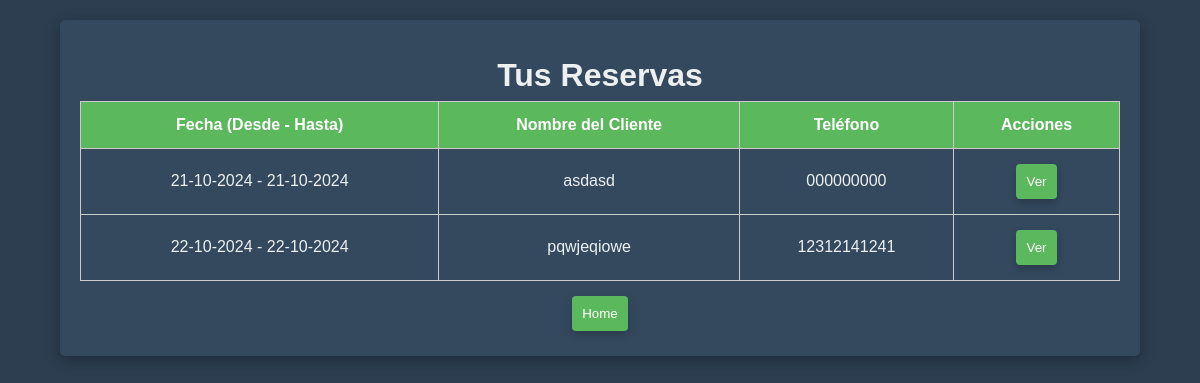
The page /ver_reservas (signed in) on the database as committed earlier.
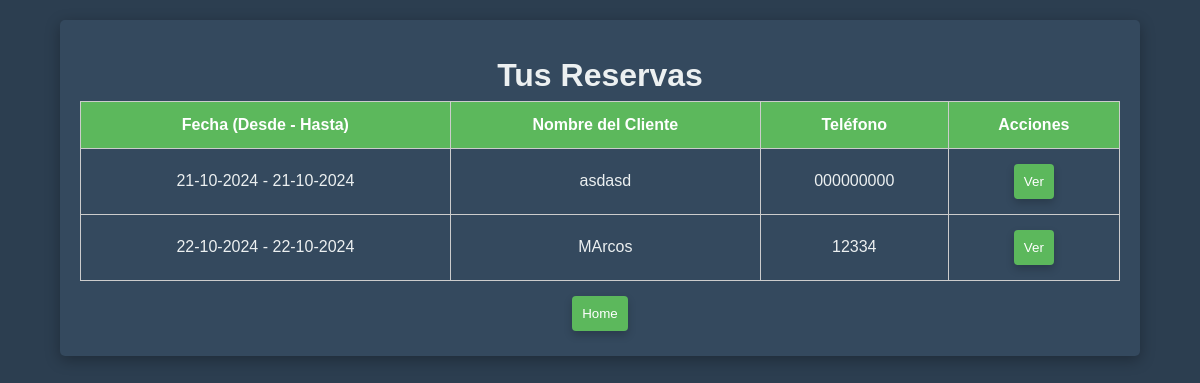
The same page on the database as committed later.
### app.py (models this page shows)
class Reserva(db.Model):
    id = db.Column(db.Integer, primary_key=True)
    usuario_id = db.Column(db.Integer, db.ForeignKey('user.id'), nullable=False)
    fecha_desde = db.Column(db.String(50), nullable=False)
    fecha_hasta = db.Column(db.String(50), nullable=False)
    nombre_cliente = db.Column(db.String(100), nullable=False)
    telefono = db.Column(db.String(15), nullable=False)
    tipo_evento = db.Column(db.String(100), nullable=False)
    total = db.Column(db.Float, nullable=False)
    sena = db.Column(db.Float, nullable=False)
    metodo_pago = db.Column(db.String(50), nullable=False)
    dirigido_a = db.Column(db.String(100), nullable=False)
    resto = db.Column(db.Float, nullable=False)
    observaciones = db.Column(db.String(250), nullable=True)

### app.py (the view)
@app.route('/ver_reservas')
@login_required
def ver_reservas():
    reservas = Reserva.query.filter_by(usuario_id=current_user.id).all()
    for reserva in reservas:
        reserva.fecha_desde = datetime.strptime(reserva.fecha_desde, '%Y-%m-%d').strftime('%d-%m-%Y')
        reserva.fecha_hasta = datetime.strptime(reserva.fecha_hasta, '%Y-%m-%d').strftime('%d-%m-%Y')
    return render_template('ver_reservas.html', reservas=reservas)

### app.py (called while the page is built)
@login_manager.user_loader
def load_user(user_id):
    return db.session.get(User, int(user_id))

### templates/ver_reservas.html (shortened to what this page needs)
<!DOCTYPE html>
<html lang="es">
<head>
    <link rel="stylesheet" href="{{ url_for('static', filename='styles.css') }}">
</head>
<body>
    <div class="container">
        <h1 class="centered">Tus Reservas</h1>
        <table>
            <thead>
                <tr>
                    <th>Fecha (Desde - Hasta)</th>
                    <th>Nombre del Cliente</th>
                    <th>Teléfono</th>
                    <th>Acciones</th>
                </tr>
            </thead>
            <tbody>
                {% for reserva in reservas %}
                <tr>
                    <td>{{ reserva.fecha_desde }} - {{ reserva.fecha_hasta }}</td>
                    <td>{{ reserva.nombre_cliente }}</td>
                    <td>{{ reserva.telefono }}</td>
                    <td>
                        <a href="{{ url_for('ver_detalle_reserva', reserva_id=reserva.id) }}">
                            <button>Ver</button>
                        </a>
                    </td>
                </tr>
                {% endfor %}
            </tbody>
        </table>
        <div class="centered">
            <a href="{{ url_for('home') }}">
                <button>Home</button>
            </a>
        </div>
    </div>
</body>
</html>

Rows that differ between the two databases and show on the page:
changed Reserva: nombre_cliente "pqwjeqiowe" → "MArcos"; telefono "12312141241" → "12334"
